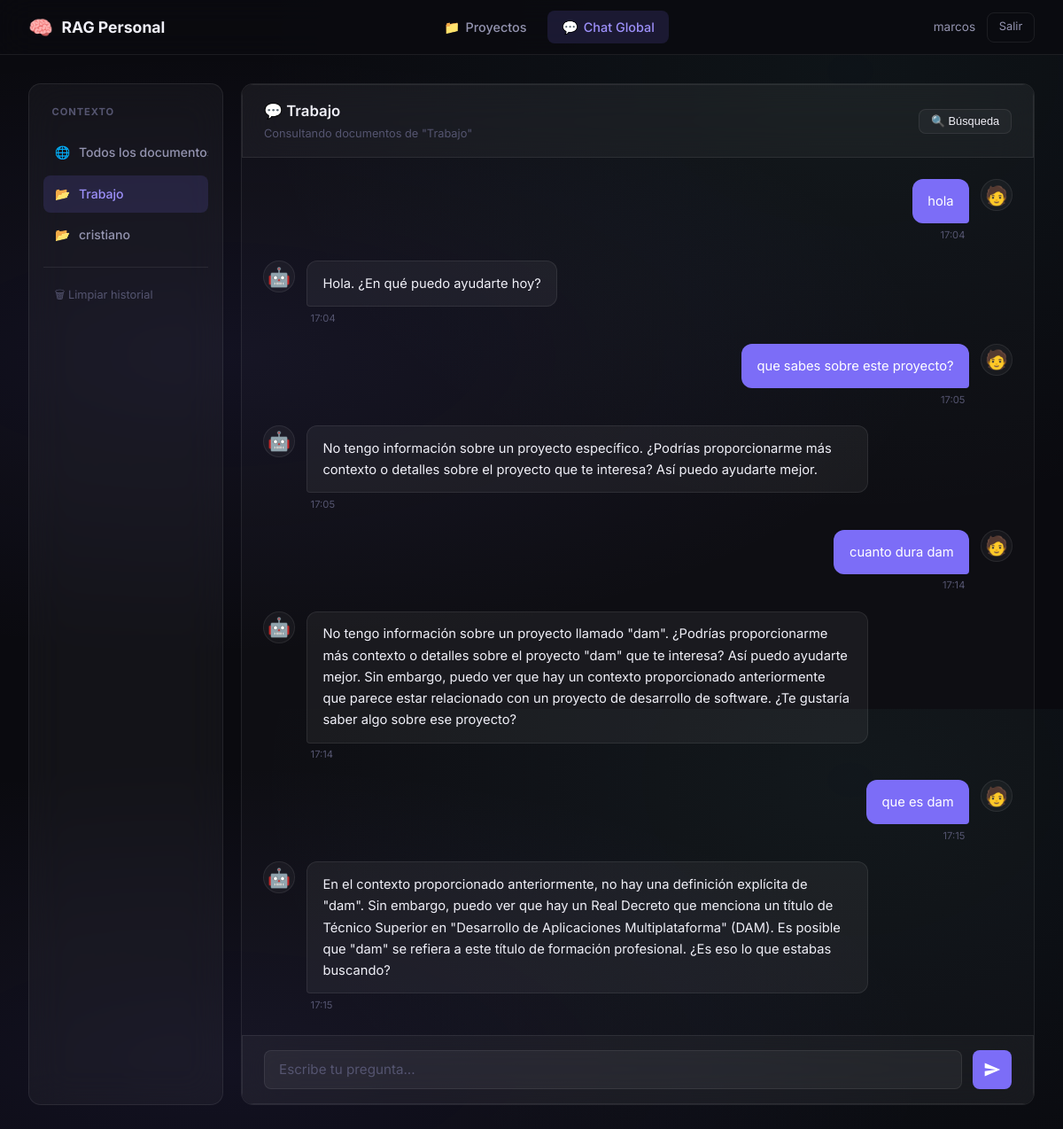
The app's page /chat/1 (signed in) with its own data.
### tables this page shows
CREATE TABLE usuarios (
        id INTEGER PRIMARY KEY AUTOINCREMENT,
        nombre TEXT NOT NULL,
        email TEXT NOT NULL UNIQUE,
        password_hash TEXT NOT NULL,
        creado_en TEXT NOT NULL
    );

CREATE TABLE proyectos (
        id INTEGER PRIMARY KEY AUTOINCREMENT,
        usuario_id INTEGER NOT NULL,
        nombre TEXT NOT NULL,
        descripcion TEXT,
        creado_en TEXT NOT NULL,
        FOREIGN KEY(usuario_id) REFERENCES usuarios(id)
    );

CREATE TABLE mensajes_chat (
        id INTEGER PRIMARY KEY AUTOINCREMENT,
        usuario_id INTEGER NOT NULL,
        proyecto_id INTEGER,
        rol TEXT NOT NULL,
        contenido TEXT NOT NULL,
        creado_en TEXT NOT NULL,
        FOREIGN KEY(usuario_id) REFERENCES usuarios(id),
        FOREIGN KEY(proyecto_id) REFERENCES proyectos(id)
    );

### main.py (the view)
@app.get("/chat/{proyecto_id}", response_class=HTMLResponse)
async def chat_proyecto(proyecto_id: int, request: Request):
    u = usuario_actual(request)
    if not u:
        return RedirectResponse("/login", status_code=303)
    conn = conectar()
    proyecto = conn.execute(
        "SELECT * FROM proyectos WHERE id = ? AND usuario_id = ?",
        (proyecto_id, u["id"])
    ).fetchone()
    if not proyecto:
        conn.close()
        return RedirectResponse("/", status_code=303)
    historial = conn.execute(
        "SELECT * FROM mensajes_chat WHERE usuario_id = ? AND proyecto_id = ? ORDER BY creado_en ASC LIMIT 100",
        (u["id"], proyecto_id)
    ).fetchall()
    proyectos = conn.execute(
        "SELECT * FROM proyectos WHERE usuario_id = ?", (u["id"],)
    ).fetchall()
    conn.close()
    return templates.TemplateResponse("chat.html", {
        "request": request,
        "usuario": u,
        "historial": historial,
        "proyectos": proyectos,
        "proyecto_actual": proyecto,
        "activo": "chat",
    })

### templates/chat.html (shortened to what this page needs)
{% extends "base.html" %}
{% block content %}
<div class="chat-layout">
  <aside class="chat-sidebar glass">
    <div class="sidebar-title">Contexto</div>
    <a href="/chat" class="sidebar-item {% if not proyecto_actual %}active{% endif %}">
      <span>🌐</span> Todos los documentos
    </a>
    {% for p in proyectos %}
    <a href="/chat/{{ p.id }}" class="sidebar-item {% if proyecto_actual and proyecto_actual.id == p.id %}active{% endif %}">
      <span>📂</span> {{ p.nombre }}
    </a>
    {% endfor %}
    <div class="sidebar-divider"></div>
    <form method="post" action="/chat/limpiar">
      <button type="submit" class="sidebar-clear" onclick="return confirm('¿Borrar historial?')">
        🗑 Limpiar historial
      </button>
    </form>
  </aside>
  <div class="chat-area">
    <div class="chat-header glass">
      <div>
        <h2 class="chat-title">
          {% if proyecto_actual %}
            💬 {{ proyecto_actual.nombre }}
          {% else %}
            💬 Chat Global
          {% endif %}
        </h2>
        <p class="chat-subtitle">
          {% if proyecto_actual %}
            Consultando documentos de "{{ proyecto_actual.nombre }}"
          {% else %}
            Consultando todos tus documentos
          {% endif %}
        </p>
      </div>
      <button class="btn-secondary btn-sm" id="btn-busqueda" onclick="toggleBusqueda()">🔍 Búsqueda</button>
    </div>
    <div class="chat-messages" id="chat-messages">
      {% for msg in historial %}
      <div class="message message-{{ msg.rol }}">
        <div class="message-avatar">{{ '🧑' if msg.rol == 'user' else '🤖' }}</div>
        <div class="message-bubble">
          <div class="message-content">{{ msg.contenido }}</div>
          <div class="message-time">{{ msg.creado_en[11:16] }}</div>
        </div>
      </div>
      {% endfor %}
    </div>
    <div class="chat-input-area glass">
      <div class="chat-input-row">
        <textarea
          id="chat-input"
          placeholder="Escribe tu pregunta..."
          rows="1"
          class="chat-textarea"
        ></textarea>
        <button class="btn-send" id="btn-enviar" onclick="enviarMensaje()">
          <svg width="20" height="20" viewBox="0 0 24 24" fill="currentColor">
            <path d="M2 21l21-9L2 3v7l15 2-15 2v7z"/>
          </svg>
        </button>
      </div>
    </div>
  </div>
</div>
{% endblock %}

### templates/base.html (shortened to what this page needs)
<!DOCTYPE html>
<html lang="es">
<head>
  <link rel="stylesheet" href="/static/style.css">
</head>
<body>
  {% if request.session.get("usuario_id") %}
  <nav class="navbar">
    <div class="nav-brand">
      <span class="nav-icon">🧠</span>
      <span class="nav-title">RAG Personal</span>
    </div>
    <div class="nav-links">
      <a href="/" class="nav-link {% if activo == 'dashboard' %}active{% endif %}">
        <span>📁</span> Proyectos
      </a>
      <a href="/chat" class="nav-link {% if activo == 'chat' %}active{% endif %}">
        <span>💬</span> Chat Global
      </a>
    </div>
    <div class="nav-user">
      <span class="nav-username">{{ usuario.nombre if usuario else "" }}</span>
      <a href="/logout" class="btn-logout">Salir</a>
    </div>
  </nav>
  {% endif %}
  <main class="main-content">
    {% block content %}{% endblock %}
  </main>
</body>
</html>

### records on screen
usuarios: nombre "marcos"
proyectos: nombre "Trabajo"
proyectos: nombre "cristiano"
mensajes_chat: rol "🧑", contenido "hola", creado_en "17:04"
mensajes_chat: rol "🤖", contenido "Hola. ¿En qué puedo ayudarte hoy?", creado_en "17:04"
mensajes_chat: rol "🧑", contenido "que sabes sobre este proyecto?", creado_en "17:05"
mensajes_chat: rol "🤖", contenido "No tengo información sobre un proyecto específico. ¿Podrías proporcionarme más contexto o detalles sobre el proyecto que te interesa? Así puedo ayudarte mejor.", creado_en "17:05"
mensajes_chat: rol "🧑", contenido "cuanto dura dam", creado_en "17:14"
mensajes_chat: rol "🤖", contenido "No tengo información sobre un proyecto llamado \"dam\". ¿Podrías proporcionarme más contexto o detalles sobre el proyecto \"dam\" que te interesa? Así puedo ayudarte mejor. Sin embargo, puedo ver que hay un contexto proporcionado anteriormente que parece estar relacionado con un proyecto de desarrollo de software. ¿Te gustaría saber algo sobre ese proyecto?", creado_en "17:14"
mensajes_chat: rol "🧑", contenido "que es dam", creado_en "17:15"
mensajes_chat: rol "🤖", contenido "En el contexto proporcionado anteriormente, no hay una definición explícita de \"dam\". Sin embargo, puedo ver que hay un Real Decreto que menciona un título de Técnico Superior en \"Desarrollo de Aplicaciones Multiplataforma\" (DAM). Es posible que \"dam\" se refiera a este título de formación profesional. ¿Es eso lo que estabas buscando?", creado_en "17:15"
